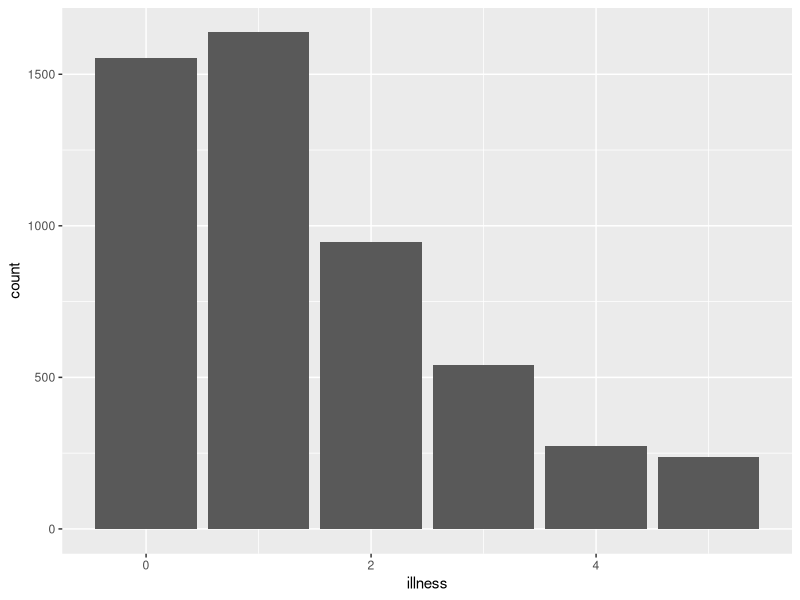

Reproduce this figure in R.
## ---- chunk 1
#| label: fig-uniquename
#| fig-cap: 지난 2주간 질병 발생 건수, 1977-1978년 호주 건강 조사 기준
#| echo: true
#| warning: false

library(tidyverse)
library(AER)

data("DoctorVisits", package = "AER")

DoctorVisits |>
  ggplot(aes(x = illness)) +
  geom_histogram(stat = "count")
